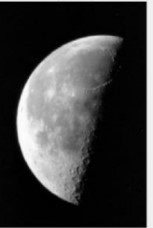
%> input picture ALL PROGRAMMING LANGUAGES/MATLAB/moon.jpg, 153 x 228 px, given in place of moon.tif, which was not available
$ octave robert.m   (GNU Octave 9; MATLAB toolbox functions it lacks are replaced by stand-ins)
%> lines starting %> are read from the running program, lines starting %| are printed output that depends on the picture; pictures that were not available may be replaced by others from this repository, and a replacement may not be noted
clear all;
close all;
clc;

I = imread('moon.tif');
%> I is the input picture: size 228x153x3 uint8; min 0, max 255, mean 62.4
I = im2double(I);
%> I: size 228x153x3 double

J = zeros(size(I,1),size(I,2));
R1 = zeros(size(I,1),size(I,2));
R2 = zeros(size(I,1),size(I,2));

w1 = 0;
w2 = 0;
w3 = 0;
w4 = 0;
w5 = -1;
w6 = -1;
w7 = 0;
w8 = 1;
w9 = 1;

for r = 2:size(I,1) - 1
    for c = 2:size(I,2) - 1
          R1(r,c) = w5*I(r,c) + w9*I(r+1,c+1);
          R2(r,c) = w8*I(r+1,c) + w6*I(r,c+1);

          J(r,c) = sqrt(R1(r,c)^2 + R2(r,c)^2);
    end
end
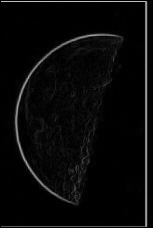
%> J: size 228x153 double; min 0, max 0.76, mean 0.0356
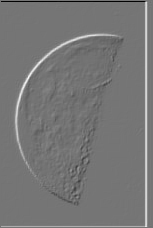
%> R1: size 228x153 double; min -0.537, max 0.627, mean 0.0049; drawn with min black and max white
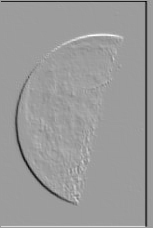
%> R2: size 228x153 double; min -0.671, max 0.42, mean -0.00706; drawn with min black and max white

subplot(1,5,1);
imshow(I);title('Original Image');
subplot(1,5,2);
imshow(R1);title('Robert cross top-down');
%> after `imshow(R1)`:
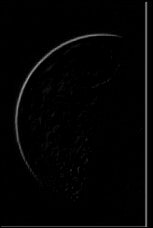
%> displayed picture: size 228x153, on the screen's scale of 0 to 255; min 0, max 160, mean 3.7
subplot(1,5,3);
imshow(R2);title('Robert cross down-top');
%> after `imshow(R2)`:
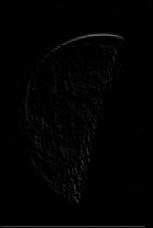
%> displayed picture: size 228x153, on the screen's scale of 0 to 255; min 0, max 107, mean 2
subplot(1,5,4);
imshow(J);title('Robert cross combine');

%> (the run ends here)
